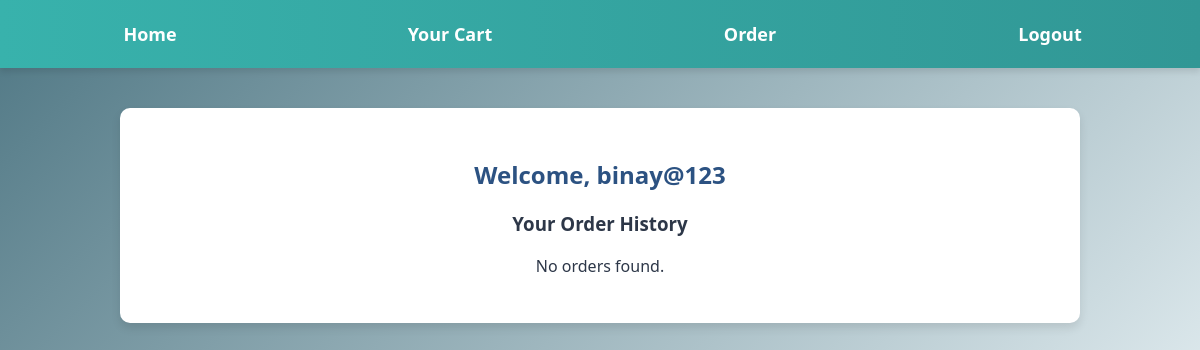
/order/order-history-page/3/, run on an earlier commit of the app's database.
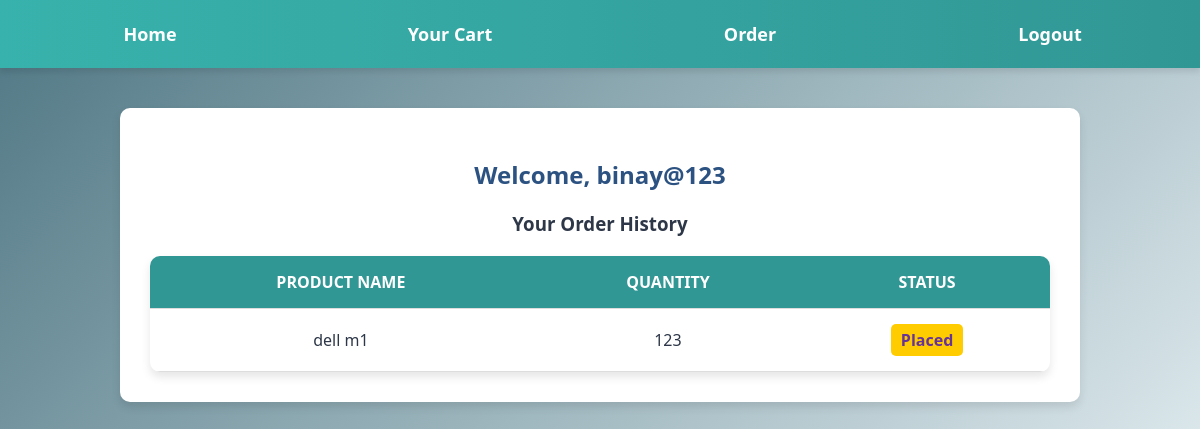
And on a later commit of the database.
### my_order/models.py (models this page shows, shortened)
class Order(models.Model):
    STATUS_CHOICES = (
        ('Placed', 'Placed'),
        ('Shipped', 'Shipped'),
        ('Delivered', 'Delivered'),
    )
    user = models.ForeignKey(User, on_delete=models.CASCADE)
    product = models.ForeignKey(Product, on_delete=models.CASCADE)
    quantity = models.PositiveIntegerField(default=1)
    status = models.CharField(max_length=20, choices=STATUS_CHOICES, default='Placed')

### my_shop/models.py (models this page shows, shortened)
class Product(models.Model):
    name = models.CharField(max_length=100)
    description = models.TextField()
    price = models.DecimalField(max_digits=10, decimal_places=2)
    image = models.ImageField(upload_to='products/')
    category = models.ForeignKey(Category, on_delete=models.CASCADE)

### my_order/views.py (the view)
# urls.py: path('order-history-page/<int:user_id>/', views.order_history_page, name="order_history_page"),
def order_history_page(request, user_id):
    user = User.objects.get(id=user_id)
    orders = Order.objects.filter(user_id=user_id)
    return render(request, "order_history_page.html" , {'orders' : orders , 'user' : user} )

### my_order/templates/order_history_page.html (shortened to what this page needs)
<!DOCTYPE html>
<html lang="en">
<head>
</head>
<body>
    {% include 'includes/navbar.html' %}
    <div class="container">
        <h2>Welcome, {{ user.username }}</h2>
        <h3>Your Order History</h3>
        {% if orders %}
            <table>
                <thead>
                    <tr>
                        <th>Product Name</th>
                        <th>Quantity</th>
                        <th>Status</th>
                    </tr>
                </thead>
                <tbody>
                    {% for order in orders %}
                        <tr>
                            <td data-label="Product">{{ order.product.name }}</td>
                            <td data-label="Quantity">{{ order.quantity }}</td>
                            <td data-label="Status">
                              <span class="status status-{{ order.status|lower }}">{{ order.status }}</span>
                            </td>
                        </tr>
                    {% endfor %}
                </tbody>
            </table>
        {% else %}
            <p>No orders found.</p>
        {% endif %}
    </div>
</body>
</html>

What changed in the data, as far as the page shows it:
added Order: product.name "dell m1", quantity "123", status "Placed"
Also different on the page:
text no longer shown: "No orders found."
text now shown: "PRODUCT NAME QUANTITY STATUS"
